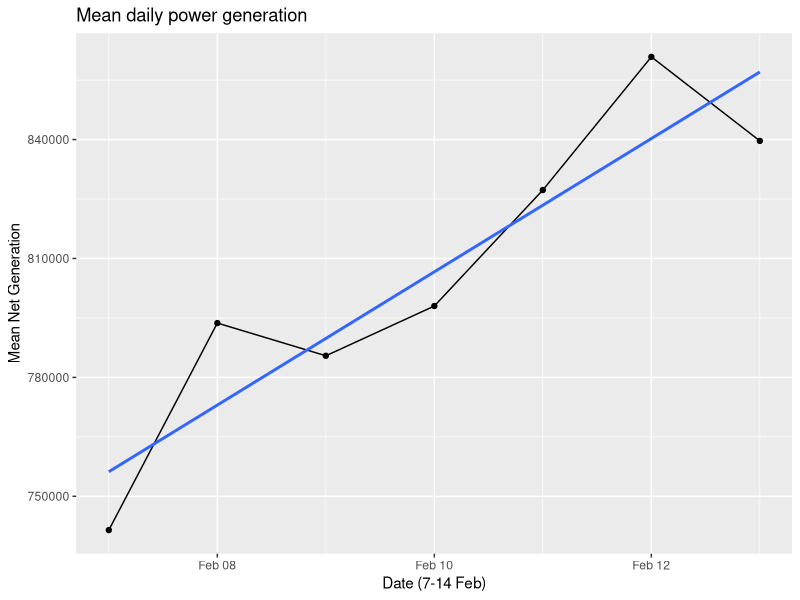
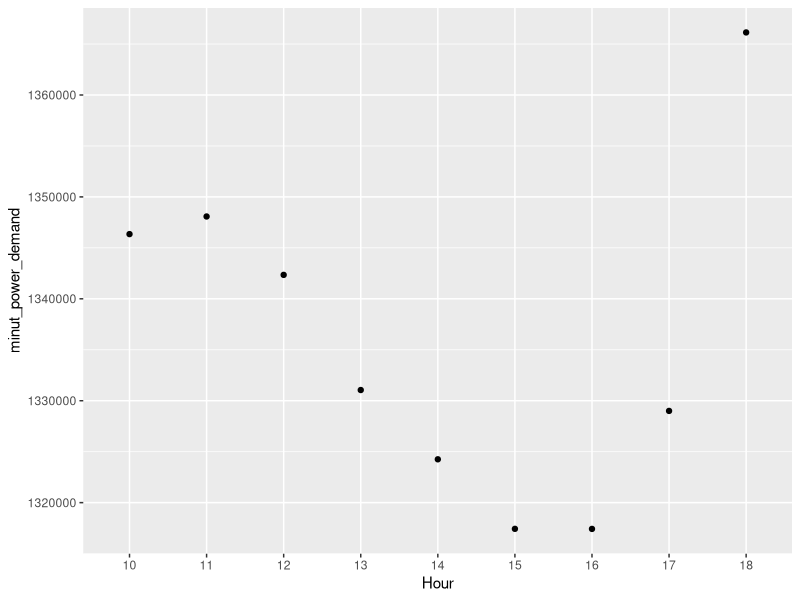
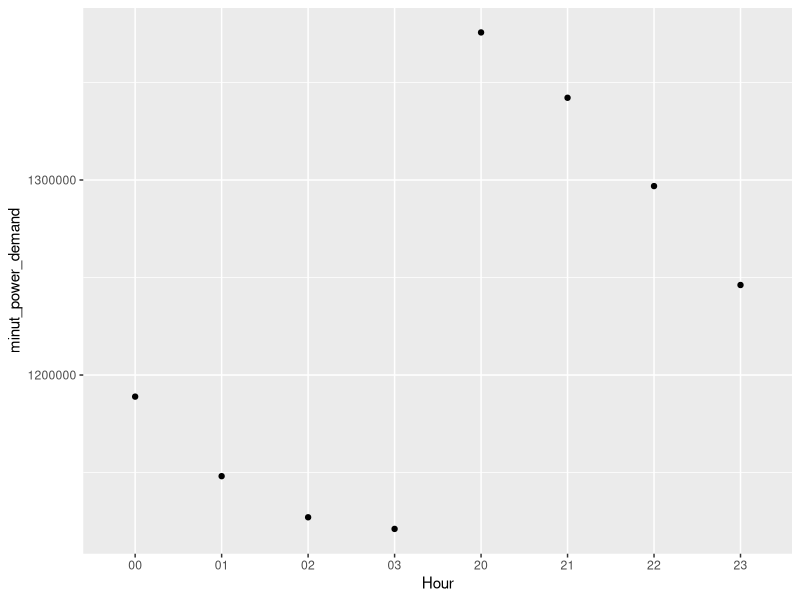

These charts were generated, in order, by the following R code:
library(dplyr)
library(ggplot2)
#library(plotly)
#library(lubridate)

#pdf('output/Week3_power.pdf')


# ---------- INPUT DATA ---------- #

A <- read.delim('data/table.tsv')

# add more readable DateTime columns,
# individual columns for date and hour
# filter to the week of 7 - 14 Feb. 2021,
# and order by DateTime
B <- A %>%
  mutate(DateTime = as.POSIXct(megawatthours, tz = "EST", format = "%H:%M EST %m/%d/%Y")) %>%
  mutate(Date = as.Date(DateTime), Hour = format(DateTime, format = "%H")) %>%
  filter(Date >= as.Date("2021-02-07"),
         Date <= as.Date("2021-02-13")) %>%
  arrange(DateTime)
  
  
# ---------- Q1 ---------- #

# Date vs mean of total net generation
C <- B %>%
  mutate(Total.net.generation = 
         Net.generation +
         Net.generation.1 +
         Net.generation.2 +
         Net.generation.3 +
         Net.generation.4 +
         Net.generation.5 +
         Net.generation.6 +
         Net.generation.7 +
         Net.generation.8 +
         Net.generation.9 +
         Net.generation.10
  ) %>%
  group_by(Date) %>%
  summarize(Mean_Power = mean(Total.net.generation))

ggplot(C, aes(x = Date, y = Mean_Power), xla) +
  xlab("Date (7-14 Feb)") +
  ylab("Mean Net Generation") +
  geom_line() + 
  ggtitle("Mean daily power generation") +
  geom_point() + 
  geom_smooth(method = "lm", formula = y ~ x, se=FALSE)


# ---------- Q2 ---------- #
# גרף אחד ליום וגרף אחד ללילה לפי דקות. רק לשבוע הנ"ל.
# להכל צריך את נוסחת הרגרסיה
# data.frame חדש
# cube = matrix


# combine east coast power demand 
D <- B %>%
  mutate(east_coast_demand = Demand.9 + Demand.7 + Demand.5 + Demand.4 + Demand.2) %>%
  group_by(Hour) %>%
  summarize(minut_power_demand = sum(east_coast_demand))

D.day <- D %>%
  filter(as.numeric(Hour) >= 10 & as.numeric(Hour) <= 18)

D.night <- D %>%
  filter(as.numeric(Hour) >= 20 | as.numeric(Hour) <= 3)

ggplot(D.day, aes(x = Hour, y = minut_power_demand)) +
  geom_point() +
  geom_line()

ggplot(D.night, aes(x = Hour, y = minut_power_demand)) +
  geom_point() +
  geom_line()


#dev.off()
